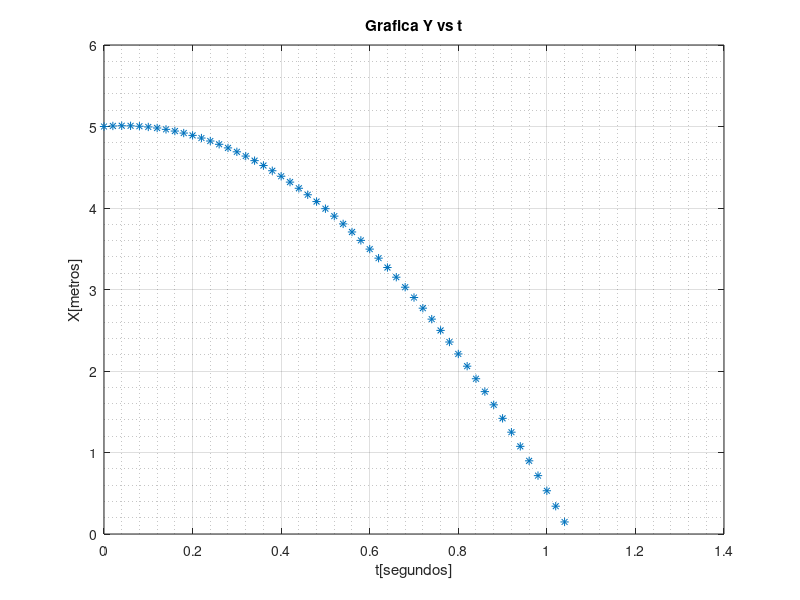
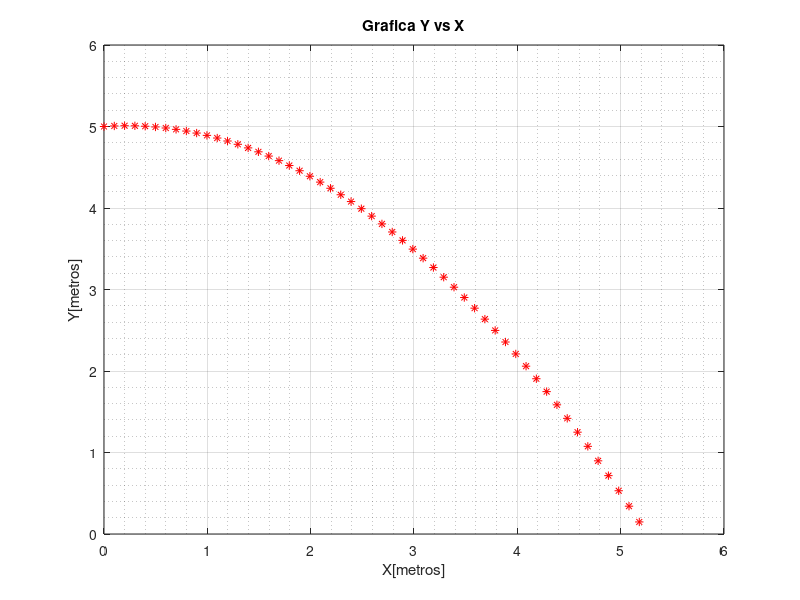
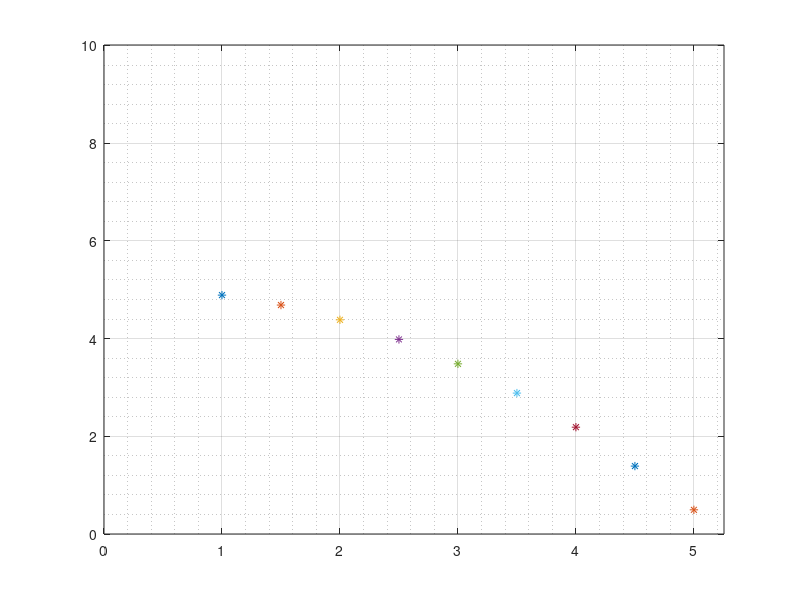

Recreate these plots in MATLAB, in order.
function p = pru()
clc
clear all
close all

disp('*************************************************');
disp('**** Este programa simula un tiro parabolico ****');
disp('*************************************************');


%Variables a utilizar 
g = 9.81;
Vo = input('Ingrese la velocidad inicial: ');
teta = input('Ingrese el angulo que forma con la horizontal: ');
H = input('Ingrese la altura inicial: ');
teta = teta*(pi/180);
%t = 2*Vo*sin(teta)/g;
%Xmax = Vo*cos(teta)*t;
t = ( (Vo*sin(teta))+((Vo*sin(teta))^2+2*H*g)^0.5)/g;
t1 = [0:0.02:t];
Xmax = Vo*cos(teta).*t1;
xmax = Vo*cos(teta)*t;
ymax = H + ((Vo*sin(teta))^2)/(2*g);
y = H + (Vo*sin(teta)).*t1-(0.5*g).*(t1.^2);
figure(1),plot(t1,y,'*'), title('Grafica Y vs t'),xlabel('t[segundos]'),ylabel('X[metros]');
grid on; grid minor
y2 = H + (tan(teta).*Xmax)-(0.5*g/(Vo*cos(teta))^2).*(Xmax.^2);
figure(2),plot(Xmax,y2,'r*'), title('Grafica Y vs X'),xlabel('X[metros]'),ylabel('Y[metros]');
grid on; grid minor
hold on;

for i=1:0.5:xmax
    
    y3 = H + (tan(teta)*i)-(0.5*g/(Vo*cos(teta))^2)*(i^2);
    hold on ;
    pause(0.01);
    figure(3),plot(i,y3,'*'),axis([0 xmax 0 ymax+H]);
    grid on; grid minor
end

disp('Altura Maxima: ')
ymax
disp('Distancia Maxima: ')
xmax
disp('Tiempo total: ')
t
end;